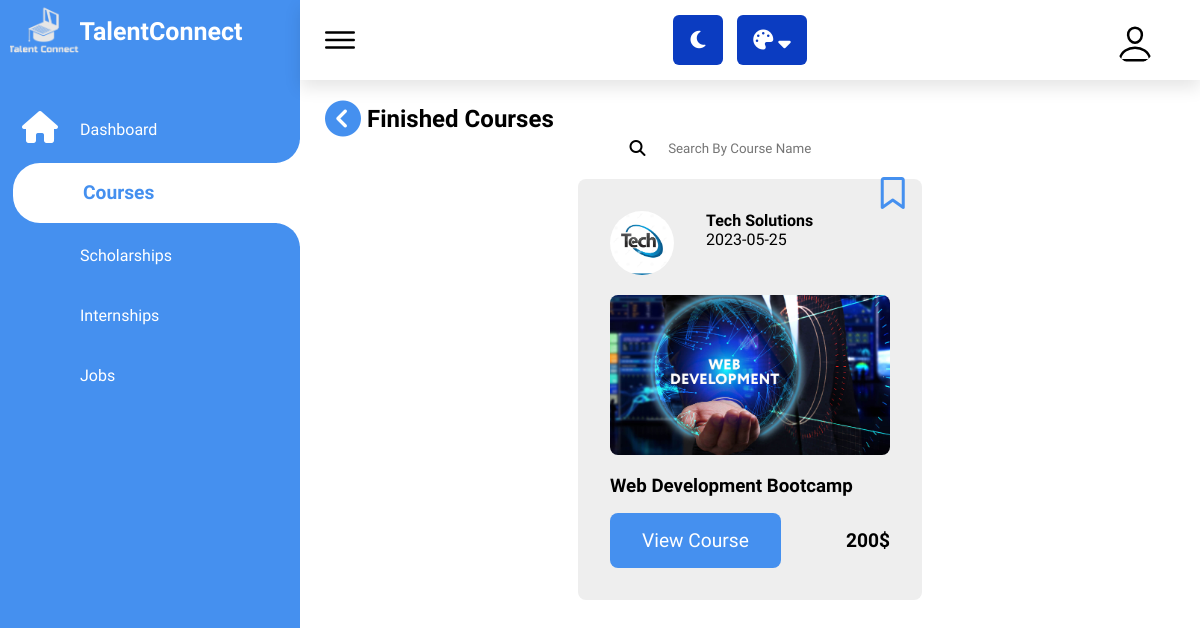
The page /individual/finishedCourses.php (signed in) on the database as committed earlier.
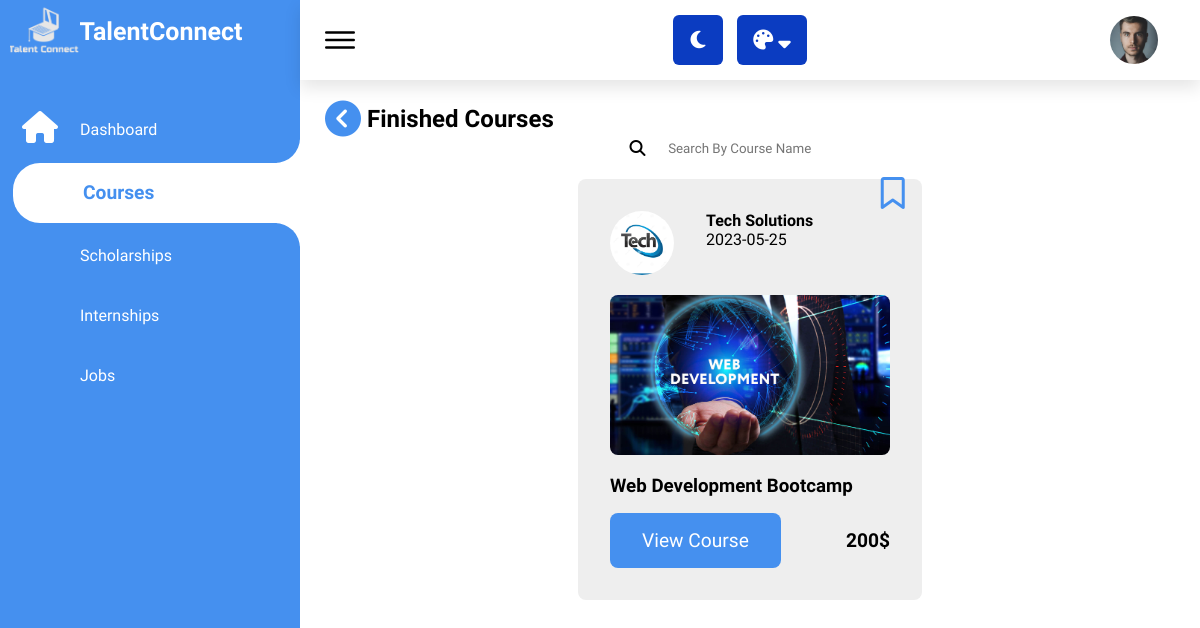
The same page on the database as committed later.
### tables this page shows
CREATE TABLE `course_progress` (
  `course_progress_ID` int(11) NOT NULL,
  `individual_ID` int(11) NOT NULL,
  `course_ID` int(11) NOT NULL,
  `last_watched_video` int(11) NOT NULL,
  `course_Status` varchar(20) NOT NULL,
  `progress_date` date NOT NULL DEFAULT current_timestamp()
);

CREATE TABLE `company` (
  `company_id` int(50) NOT NULL,
  `company_Name` varchar(100) NOT NULL,
  `company_Email` varchar(50) NOT NULL,
  `company_Password` varchar(50) NOT NULL,
  `company_PhoneNumber` int(50) NOT NULL,
  `company_Country` varchar(50) NOT NULL,
  `company_City` int(11) NOT NULL,
  `company_Status` varchar(10) NOT NULL,
  `company_Logo` text NOT NULL,
  `company_Website` varchar(255) NOT NULL,
  `company_Location` varchar(255) NOT NULL,
  `company_Linkedin` varchar(255) NOT NULL,
  `company_Twitter` varchar(50) NOT NULL,
  `company_Facebook` varchar(50) NOT NULL,
  `company_Instagram` varchar(50) NOT NULL,
  `company_About` text NOT NULL
);

CREATE TABLE `courses` (
  `course_ID` int(11) NOT NULL,
  `course_Name` varchar(50) NOT NULL,
  `course_Description` text NOT NULL,
  `course_Creator` varchar(50) NOT NULL,
  `course_Category` varchar(50) NOT NULL,
  `course_Picture` text NOT NULL,
  `course_overall_Video` text NOT NULL,
  `course_Fees` int(11) NOT NULL,
  `course_Status` varchar(10) NOT NULL,
  `course_Launch_Date` date NOT NULL DEFAULT current_timestamp()
);

CREATE TABLE `individuals` (
  `individual_ID` int(11) NOT NULL,
  `individual_Name` varchar(50) NOT NULL,
  `individual_Password` varchar(50) NOT NULL,
  `individual_Email` varchar(50) NOT NULL,
  `individual_PhoneNumber` int(50) NOT NULL,
  `individual_Major` varchar(50) NOT NULL,
  `Is_Graduated` tinyint(1) NOT NULL,
  `individual_Country` varchar(50) NOT NULL,
  `individual_photo` text NOT NULL,
  `individual_Status` varchar(10) NOT NULL,
  `individual_JoinDate` date NOT NULL DEFAULT current_timestamp(),
  `individual_Linkedin` varchar(255) NOT NULL,
  `individual_About` text NOT NULL
);

### individual/finishedCourses.php (the view, shortened to what the changed rows need)
<?php
  include "structural_IndividualPage.php";
?>
<section class="courses">
    <h1 class="heading">
        <a href="courses.php">
            <i class="fa fa-light fa-circle-chevron-left fa-xl" style="color: var(--nav-main);"></i>
        </a>
        Finished Courses
    </h1>
        <div class="box-container">
        <?php
            $sql="SELECT * FROM course_progress
            LEFT JOIN courses ON course_progress.course_ID = courses.course_ID
            WHERE course_progress.course_Status = 'done' AND course_progress.individual_ID=$individual_ID";
            $select_courses = mysqli_query($conn, $sql);
            while($fetch_course = mysqli_fetch_assoc($select_courses)){
                    $course_id = $fetch_course['course_ID'];
                    $course_Creator = $fetch_course['course_Creator'];
                    $select_company = mysqli_query($conn,"SELECT * FROM company WHERE company_Name = '$course_Creator'");
                    if ($select_company) {
                        $fetch_company = mysqli_fetch_assoc($select_company);
                    } else {
                        echo "Error: " . mysqli_error($conn);
                    }
                    $select_university = mysqli_query($conn,"SELECT * FROM universities WHERE university_Name = '$course_Creator'");
                    if ($select_university) {
                        $fetch_university = mysqli_fetch_assoc($select_university);
                    } else {
                        echo "Error: " . mysqli_error($conn);
                    }
                ?>
                    <div class="box" id="box">
                        <div class="course_Creator">
                            <?php if ($fetch_company && $fetch_company['company_Logo']) {
                                ?>
                                    <a href="../viewCompanyProfile.php?company_id=<?= $fetch_company['company_id']; ?>" class="row" style="text-decoration: none;" target="_blank">
                                    <img src="../images/companies_universities_images/<?= $fetch_company['company_Logo']; ?>" alt="">
                            <?php }else {
                                ?>
                                    <a href="../viewUniversityProfile.php?university_id=<?= $fetch_university['university_ID']; ?>" class="row" style="text-decoration: none;" target="_blank">
                                    <img src="../images/companies_universities_images/<?= $fetch_university['university_Logo']; ?>" alt="">
                            <?php
                                }
                            ?>
                                    </a>
                            <div>
                                <h4><?= $fetch_course['course_Creator'] ?></h4>
                                <span><?= $fetch_course['course_Launch_Date']; ?></span>
                            </div>
                        </div>
                        <img src="../images/courses/<?= $fetch_course['course_Picture']; ?>" class="coursePhoto" alt="">
                        <h3 class="title"><?= $fetch_course['course_Name']; ?></h3>
                        <div style="     display: flex;     align-items: center;     justify-content: space-between;     flex-direction: row; margin-top: 1rem; ">
                            <a href="viewCourse.php?course_id=<?= $course_id; ?> " class="viewCourseBtn">view Course</a>
                            <h4 style="font-size: larger;">
                                <?= $fetch_course['course_Fees']; ?>$</h4>
                        </div>
                        <?php
                        $bookmarkSql = "SELECT * FROM bookmarks WHERE user_ID = $individual_ID AND user_role = 'individual' AND course_ID = " . $course_id ;
                        $bookmarkResult = mysqli_query($conn, $bookmarkSql);
                        $bookmarkCount=mysqli_num_rows($bookmarkResult);
                        if(!$bookmarkCount>0){
                            echo'
                                <a  class="addBookmark" href="../addRemoveBookmark.php?course_id='. $course_id .'&user_ID='. $individual_ID .'&user_role=individual&status=add" target="_black">
                                    <i class="fa-regular fa-bookmark fa-2xl" ></i>
                                </a>
                                <a class="removeBookmark hide" href="../addRemoveBookmark.php?course_id='. $course_id .'&user_ID='. $individual_ID .'&user_role=individual&status=remove" target="_black">
                                    <i class="fas fa-bookmark fa-2xl" ></i>
                                </a>
                            ';
                        }
                        echo'</div>';
                    }
                    ?>
            </div>
        </section>
        <link rel="stylesheet" href="../css/all_icon.css">
            </div>
        </body>
        </html>

### individual/structural_IndividualPage.php (shortened to what the changed rows need)
<?php
include "../connection.php";
if(!isset($_SESSION['individual_ID'])){
    header('location:../userRegistration.php');
    exit();
}
else{
    $individual_ID = $_SESSION['individual_ID'];
    }
?>
<!DOCTYPE html>
<html lang="en">
    <head>
        <link rel="stylesheet" href="assets/css/style.css">
        <link rel="stylesheet" href="assets/css/empty.css">
        <link rel="stylesheet" href="assets/css/profile.css">
        <link rel="stylesheet" href="assets/css/dark.css">
        <link rel="stylesheet" href="assets/css/alert.css">
        <link rel="stylesheet" href="assets/css/customers.css">
        <link rel="stylesheet" href="assets/css/navbar.css">
        <link rel="stylesheet" href="assets/css/commonStyle.css">
        <link rel="stylesheet" href="https://site-assets.fontawesome.com/releases/v6.4.0/css/all.css">
    </head>
<link rel="stylesheet" href="../css/scrolbtn.css">
    <body>
        <div class="container">
            <div class="main">
                <div class="topbar" style="box-shadow:0 .5rem 1rem rgba(0,0,0,.1); height:5rem;">
                    <?php
                                $select_profile = mysqli_query($conn, "SELECT individual_Name, individual_photo FROM `individuals` WHERE  individual_ID = '$individual_ID'");
                                $fetch_profile = mysqli_fetch_assoc($select_profile);
                            ?>
                    <div class="user" style="border-radius:50%; margin-right:2rem; width:3rem; height:3rem; ">
                    <?php
                        if(empty($fetch_profile['individual_photo'])){
                            ?>
                            <ion-icon name="person-outline" id="user-btn" style=" margin:.5rem; font-size:40px; font-weight:500;margin-left:.3rem;margin-right:5rem;  border-radius:50%;"></ion-icon>
                    <?php
                        }else{
                            ?>
                            <img id="user-btn" src="../images/individuals_images/<?= $fetch_profile['individual_photo']; ?>" alt="<?= $fetch_profile['individual_Name']; ?>" srcset="">
                    <?php
                        }
                    ?>
                    </div>
                </div>

Rows that differ between the two databases and show on the page:
now on this page (row edited): individuals: individual_photo (picture)
